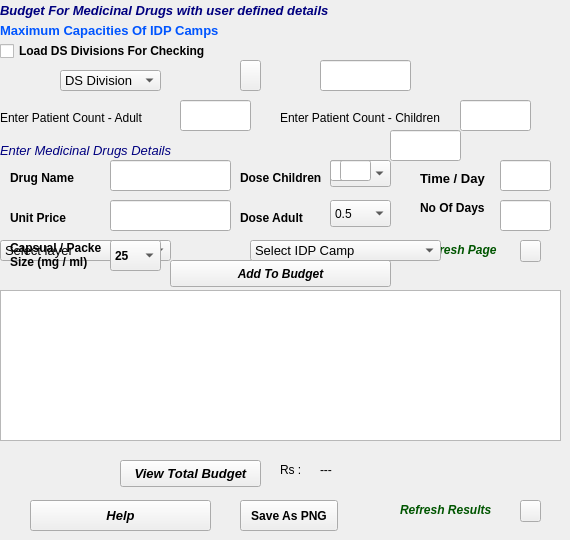
     <widget class="QWidget" name="tab_45">
      <attribute name="title">
       <string>Budget With New Data</string>
      </attribute>
      <widget class="QLabel" name="label_120">
       <property name="geometry">
        <rect>
         <x>0</x>
         <y>140</y>
         <width>201</width>
         <height>21</height>
        </rect>
       </property>
       <property name="font">
        <font>
         <pointsize>10</pointsize>
         <weight>75</weight>
         <italic>true</italic>
         <bold>true</bold>
        </font>
       </property>
       <property name="styleSheet">
        <string notr="true">color: rgb(0, 0, 127);</string>
       </property>
       <property name="text">
        <string>&lt;html&gt;&lt;head/&gt;&lt;body&gt;&lt;p&gt;&lt;span style=&quot; font-weight:400;&quot;&gt;Enter Medicinal Drugs Details&lt;/span&gt;&lt;/p&gt;&lt;/body&gt;&lt;/html&gt;</string>
       </property>
      </widget>
      <widget class="QLabel" name="label_78">
       <property name="geometry">
        <rect>
         <x>10</x>
         <y>170</y>
         <width>81</width>
         <height>17</height>
        </rect>
       </property>
       <property name="font">
        <font>
         <weight>75</weight>
         <bold>true</bold>
        </font>
       </property>
       <property name="text">
        <string>&lt;html&gt;&lt;head/&gt;&lt;body&gt;&lt;p&gt;Drug Name&lt;/p&gt;&lt;/body&gt;&lt;/html&gt;</string>
       </property>
      </widget>
      <widget class="QLabel" name="label_79">
       <property name="geometry">
        <rect>
         <x>10</x>
         <y>210</y>
         <width>66</width>
         <height>17</height>
        </rect>
       </property>
       <property name="font">
        <font>
         <weight>75</weight>
         <bold>true</bold>
        </font>
       </property>
       <property name="text">
        <string>&lt;html&gt;&lt;head/&gt;&lt;body&gt;&lt;p&gt;Unit Price&lt;/p&gt;&lt;/body&gt;&lt;/html&gt;</string>
       </property>
      </widget>
      <widget class="QLabel" name="label_80">
       <property name="geometry">
        <rect>
         <x>240</x>
         <y>170</y>
         <width>91</width>
         <height>17</height>
        </rect>
       </property>
       <property name="font">
        <font>
         <weight>75</weight>
         <bold>true</bold>
        </font>
       </property>
       <property name="text">
        <string>&lt;html&gt;&lt;head/&gt;&lt;body&gt;&lt;p&gt;Dose Children&lt;/p&gt;&lt;/body&gt;&lt;/html&gt;</string>
       </property>
      </widget>
      <widget class="QLabel" name="label_81">
       <property name="geometry">
        <rect>
         <x>240</x>
         <y>210</y>
         <width>71</width>
         <height>17</height>
        </rect>
       </property>
       <property name="font">
        <font>
         <weight>75</weight>
         <bold>true</bold>
        </font>
       </property>
       <property name="text">
        <string>&lt;html&gt;&lt;head/&gt;&lt;body&gt;&lt;p&gt;Dose Adult&lt;/p&gt;&lt;/body&gt;&lt;/html&gt;</string>
       </property>
      </widget>
      <widget class="QLineEdit" name="lineEdit">
       <property name="geometry">
        <rect>
         <x>110</x>
         <y>160</y>
         <width>121</width>
         <height>31</height>
        </rect>
       </property>
      </widget>
      <widget class="QLineEdit" name="txtPrice">
       <property name="geometry">
        <rect>
         <x>110</x>
         <y>200</y>
         <width>121</width>
         <height>31</height>
        </rect>
       </property>
      </widget>
      <widget class="QComboBox" name="cmbChild">
       <property name="geometry">
        <rect>
         <x>330</x>
         <y>160</y>
         <width>61</width>
         <height>27</height>
        </rect>
       </property>
       <item>
        <property name="text">
         <string>0.25</string>
        </property>
       </item>
       <item>
        <property name="text">
         <string>0.5</string>
        </property>
       </item>
       <item>
        <property name="text">
         <string>1</string>
        </property>
       </item>
       <item>
        <property name="text">
         <string>1.5</string>
        </property>
       </item>
       <item>
        <property name="text">
         <string>2</string>
        </property>
       </item>
      </widget>
      <widget class="QComboBox" name="cmbAdult">
       <property name="geometry">
        <rect>
         <x>330</x>
         <y>200</y>
         <width>61</width>
         <height>27</height>
        </rect>
       </property>
       <item>
        <property name="text">
         <string>0.5</string>
        </property>
       </item>
       <item>
        <property name="text">
         <string>1</string>
        </property>
       </item>
       <item>
        <property name="text">
         <string>1.5</string>
        </property>
       </item>
       <item>
        <property name="text">
         <string>2</string>
        </property>
       </item>
       <item>
        <property name="text">
         <string>2.5</string>
        </property>
       </item>
      </widget>
      <widget class="QPushButton" name="btnAddBudget">
       <property name="geometry">
        <rect>
         <x>170</x>
         <y>260</y>
         <width>221</width>
         <height>27</height>
        </rect>
       </property>
       <property name="font">
        <font>
         <weight>75</weight>
         <italic>true</italic>
         <bold>true</bold>
        </font>
       </property>
       <property name="text">
        <string>Add To Budget</string>
       </property>
      </widget>
      <widget class="QPushButton" name="btnCalc_4">
       <property name="geometry">
        <rect>
         <x>120</x>
         <y>460</y>
         <width>141</width>
         <height>27</height>
        </rect>
       </property>
       <property name="font">
        <font>
         <pointsize>10</pointsize>
         <weight>75</weight>
         <italic>true</italic>
         <bold>true</bold>
        </font>
       </property>
       <property name="text">
        <string>View Total Budget</string>
       </property>
      </widget>
      <widget class="QLabel" name="lblTotBudget">
       <property name="geometry">
        <rect>
         <x>320</x>
         <y>460</y>
         <width>231</width>
         <height>20</height>
        </rect>
       </property>
       <property name="text">
        <string>&lt;html&gt;&lt;head/&gt;&lt;body&gt;&lt;p&gt;---&lt;/p&gt;&lt;/body&gt;&lt;/html&gt;</string>
       </property>
      </widget>
      <widget class="QTextBrowser" name="textBrowser">
       <property name="geometry">
        <rect>
         <x>0</x>
         <y>290</y>
         <width>561</width>
         <height>151</height>
        </rect>
       </property>
      </widget>
      <widget class="QToolButton" name="btnClearAll_2">
       <property name="geometry">
        <rect>
         <x>520</x>
         <y>240</y>
         <width>21</width>
         <height>22</height>
        </rect>
       </property>
       <property name="styleSheet">
        <string notr="true">background-image: url(:/plugins/floogin/rfrsh5.png);</string>
       </property>
       <property name="text">
        <string/>
       </property>
      </widget>
      <widget class="QLabel" name="label_82">
       <property name="geometry">
        <rect>
         <x>420</x>
         <y>240</y>
         <width>91</width>
         <height>20</height>
        </rect>
       </property>
       <property name="font">
        <font>
         <weight>75</weight>
         <italic>true</italic>
         <bold>true</bold>
        </font>
       </property>
       <property name="text">
        <string>&lt;html&gt;&lt;head/&gt;&lt;body&gt;&lt;p&gt;&lt;span style=&quot; color:#005500;&quot;&gt;Refresh Page&lt;/span&gt;&lt;/p&gt;&lt;/body&gt;&lt;/html&gt;</string>
       </property>
      </widget>
      <widget class="QLabel" name="lblBudView">
       <property name="geometry">
        <rect>
         <x>280</x>
         <y>460</y>
         <width>31</width>
         <height>20</height>
        </rect>
       </property>
       <property name="text">
        <string>&lt;html&gt;&lt;head/&gt;&lt;body&gt;&lt;p&gt;Rs :&lt;/p&gt;&lt;/body&gt;&lt;/html&gt;</string>
       </property>
      </widget>
      <widget class="QPushButton" name="btnHelpBudgetPage4">
       <property name="geometry">
        <rect>
         <x>30</x>
         <y>500</y>
         <width>181</width>
         <height>31</height>
        </rect>
       </property>
       <property name="font">
        <font>
         <pointsize>10</pointsize>
         <weight>75</weight>
         <italic>true</italic>
         <bold>true</bold>
        </font>
       </property>
       <property name="text">
        <string>Help</string>
       </property>
      </widget>
      <widget class="QLineEdit" name="txtAdultCount">
       <property name="geometry">
        <rect>
         <x>180</x>
         <y>100</y>
         <width>71</width>
         <height>31</height>
        </rect>
       </property>
      </widget>
      <widget class="QLineEdit" name="txtChildCount">
       <property name="geometry">
        <rect>
         <x>460</x>
         <y>100</y>
         <width>71</width>
         <height>31</height>
        </rect>
       </property>
      </widget>
      <widget class="QLabel" name="lblAdultCount">
       <property name="geometry">
        <rect>
         <x>0</x>
         <y>110</y>
         <width>171</width>
         <height>17</height>
        </rect>
       </property>
       <property name="text">
        <string>&lt;html&gt;&lt;head/&gt;&lt;body&gt;&lt;p&gt;Enter Patient Count - Adult&lt;/p&gt;&lt;/body&gt;&lt;/html&gt;</string>
       </property>
      </widget>
      <widget class="QLabel" name="lblChildCount">
       <property name="geometry">
        <rect>
         <x>280</x>
         <y>110</y>
         <width>161</width>
         <height>17</height>
        </rect>
       </property>
       <property name="text">
        <string>&lt;html&gt;&lt;head/&gt;&lt;body&gt;&lt;p&gt;Enter Patient Count - Children&lt;/p&gt;&lt;/body&gt;&lt;/html&gt;</string>
       </property>
      </widget>
      <widget class="QLineEdit" name="txtDoseA">
       <property name="geometry">
        <rect>
         <x>330</x>
         <y>160</y>
         <width>31</width>
         <height>21</height>
        </rect>
       </property>
      </widget>
      <widget class="QLineEdit" name="txtDoseC">
       <property name="geometry">
        <rect>
         <x>340</x>
         <y>160</y>
         <width>31</width>
         <height>21</height>
        </rect>
       </property>
      </widget>
      <widget class="QLabel" name="lbltimeDay">
       <property name="geometry">
        <rect>
         <x>420</x>
         <y>170</y>
         <width>71</width>
         <height>17</height>
        </rect>
       </property>
       <property name="font">
        <font>
         <pointsize>10</pointsize>
         <weight>75</weight>
         <bold>true</bold>
        </font>
       </property>
       <property name="text">
        <string>&lt;html&gt;&lt;head/&gt;&lt;body&gt;&lt;p&gt;Time / Day&lt;/p&gt;&lt;/body&gt;&lt;/html&gt;</string>
       </property>
      </widget>
      <widget class="QLabel" name="lblday">
       <property name="geometry">
        <rect>
         <x>420</x>
         <y>200</y>
         <width>81</width>
         <height>17</height>
        </rect>
       </property>
       <property name="font">
        <font>
         <weight>75</weight>
         <bold>true</bold>
        </font>
       </property>
       <property name="text">
        <string>&lt;html&gt;&lt;head/&gt;&lt;body&gt;&lt;p&gt;No Of Days&lt;/p&gt;&lt;/body&gt;&lt;/html&gt;</string>
       </property>
      </widget>
      <widget class="QLineEdit" name="txtTimeDay">
       <property name="geometry">
        <rect>
         <x>500</x>
         <y>160</y>
         <width>51</width>
         <height>31</height>
        </rect>
       </property>
      </widget>
      <widget class="QLineEdit" name="txtDays">
       <property name="geometry">
        <rect>
         <x>500</x>
         <y>200</y>
         <width>51</width>
         <height>31</height>
        </rect>
       </property>
      </widget>
      <widget class="QComboBox" name="cmbIDPCampLayerG">
       <property name="geometry">
        <rect>
         <x>0</x>
         <y>240</y>
         <width>171</width>
         <height>21</height>
        </rect>
       </property>
       <property name="font">
        <font>
         <pointsize>10</pointsize>
        </font>
       </property>
       <item>
        <property name="text">
         <string>Select layer</string>
        </property>
       </item>
      </widget>
      <widget class="QComboBox" name="cmbIDPCampG">
       <property name="geometry">
        <rect>
         <x>250</x>
         <y>240</y>
         <width>191</width>
         <height>21</height>
        </rect>
       </property>
       <property name="font">
        <font>
         <pointsize>10</pointsize>
        </font>
       </property>
       <item>
        <property name="text">
         <string>Select IDP Camp</string>
        </property>
       </item>
      </widget>
      <widget class="QLabel" name="lblIDPG">
       <property name="geometry">
        <rect>
         <x>0</x>
         <y>20</y>
         <width>231</width>
         <height>21</height>
        </rect>
       </property>
       <property name="font">
        <font>
         <pointsize>10</pointsize>
         <weight>75</weight>
         <bold>true</bold>
        </font>
       </property>
       <property name="text">
        <string>&lt;html&gt;&lt;head/&gt;&lt;body&gt;&lt;p&gt;&lt;span style=&quot; color:#0055ff;&quot;&gt;Maximum Capacities Of IDP Camps&lt;/span&gt;&lt;/p&gt;&lt;/body&gt;&lt;/html&gt;</string>
       </property>
      </widget>
      <widget class="QLineEdit" name="txtIDPPopVal">
       <property name="geometry">
        <rect>
         <x>320</x>
         <y>60</y>
         <width>91</width>
         <height>31</height>
        </rect>
       </property>
      </widget>
      <widget class="QComboBox" name="cmbIDPCDS">
       <property name="geometry">
        <rect>
         <x>60</x>
         <y>70</y>
         <width>101</width>
         <height>21</height>
        </rect>
       </property>
       <property name="font">
        <font>
         <pointsize>10</pointsize>
        </font>
       </property>
       <item>
        <property name="text">
         <string>DS Division</string>
        </property>
       </item>
      </widget>
      <widget class="QLabel" name="lblbugusrDef">
       <property name="geometry">
        <rect>
         <x>0</x>
         <y>0</y>
         <width>341</width>
         <height>21</height>
        </rect>
       </property>
       <property name="font">
        <font>
         <pointsize>10</pointsize>
         <weight>75</weight>
         <italic>true</italic>
         <bold>true</bold>
        </font>
       </property>
       <property name="styleSheet">
        <string notr="true">color: rgb(0, 0, 127);</string>
       </property>
       <property name="text">
        <string>&lt;html&gt;&lt;head/&gt;&lt;body&gt;&lt;p&gt;Budget For Medicinal Drugs with user defined details&lt;/p&gt;&lt;/body&gt;&lt;/html&gt;</string>
       </property>
      </widget>
      <widget class="QPushButton" name="btnBudPNG2">
       <property name="geometry">
        <rect>
         <x>240</x>
         <y>500</y>
         <width>98</width>
         <height>31</height>
        </rect>
       </property>
       <property name="font">
        <font>
         <weight>75</weight>
         <bold>true</bold>
        </font>
       </property>
       <property name="text">
        <string>Save As PNG</string>
       </property>
      </widget>
      <widget class="QToolButton" name="btnShowGNC_2">
       <property name="geometry">
        <rect>
         <x>240</x>
         <y>60</y>
         <width>21</width>
         <height>31</height>
        </rect>
       </property>
       <property name="styleSheet">
        <string notr="true">border-image: url(:/plugins/floogin/next.png);</string>
       </property>
       <property name="text">
        <string/>
       </property>
      </widget>
      <widget class="QCheckBox" name="chkloadDChild_2">
       <property name="geometry">
        <rect>
         <x>0</x>
         <y>40</y>
         <width>231</width>
         <height>22</height>
        </rect>
       </property>
       <property name="font">
        <font>
         <weight>75</weight>
         <bold>true</bold>
        </font>
       </property>
       <property name="text">
        <string>Load DS Divisions For Checking</string>
       </property>
      </widget>
      <widget class="QLabel" name="label_83">
       <property name="geometry">
        <rect>
         <x>400</x>
         <y>500</y>
         <width>101</width>
         <height>20</height>
        </rect>
       </property>
       <property name="font">
        <font>
         <weight>75</weight>
         <italic>true</italic>
         <bold>true</bold>
        </font>
       </property>
       <property name="text">
        <string>&lt;html&gt;&lt;head/&gt;&lt;body&gt;&lt;p&gt;&lt;span style=&quot; color:#005500;&quot;&gt;Refresh Results&lt;/span&gt;&lt;/p&gt;&lt;/body&gt;&lt;/html&gt;</string>
       </property>
      </widget>
      <widget class="QToolButton" name="btnClearAll_4">
       <property name="geometry">
        <rect>
         <x>520</x>
         <y>500</y>
         <width>21</width>
         <height>22</height>
        </rect>
       </property>
       <property name="styleSheet">
        <string notr="true">background-image: url(:/plugins/floogin/rfrsh5.png);</string>
       </property>
       <property name="text">
        <string/>
       </property>
      </widget>
      <widget class="QComboBox" name="cmbDrugSize_2">
       <property name="geometry">
        <rect>
         <x>110</x>
         <y>240</y>
         <width>51</width>
         <height>31</height>
        </rect>
       </property>
       <property name="font">
        <font>
         <weight>75</weight>
         <bold>true</bold>
        </font>
       </property>
       <item>
        <property name="text">
         <string>25</string>
        </property>
       </item>
       <item>
        <property name="text">
         <string>50</string>
        </property>
       </item>
       <item>
        <property name="text">
         <string>100</string>
        </property>
       </item>
       <item>
        <property name="text">
         <string>250</string>
        </property>
       </item>
       <item>
        <property name="text">
         <string>500</string>
        </property>
       </item>
       <item>
        <property name="text">
         <string>750</string>
        </property>
       </item>
       <item>
        <property name="text">
         <string>1000</string>
        </property>
       </item>
      </widget>
      <widget class="QLabel" name="lblCapSize_2">
       <property name="geometry">
        <rect>
         <x>10</x>
         <y>240</y>
         <width>91</width>
         <height>31</height>
        </rect>
       </property>
       <property name="text">
        <string>&lt;html&gt;&lt;head/&gt;&lt;body&gt;&lt;p&gt;&lt;span style=&quot; font-weight:600;&quot;&gt;Capsual / Packet&lt;br/&gt;Size (mg / ml)&lt;/span&gt;&lt;/p&gt;&lt;/body&gt;&lt;/html&gt;</string>
       </property>
      </widget>
      <widget class="QLineEdit" name="txtdrugMan">
       <property name="geometry">
        <rect>
         <x>390</x>
         <y>130</y>
         <width>71</width>
         <height>31</height>
        </rect>
       </property>
      </widget>
     </widget>
